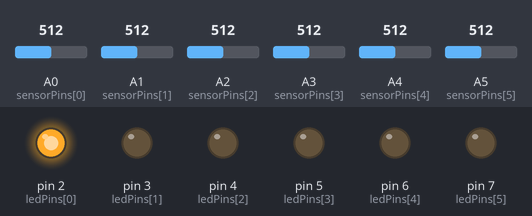
The sketch below on a simulated Arduino Uno, built with avr-gcc and run on an emulated ATmega328P. Shown: output pins drawn as LEDs (lit = HIGH). The inputs (shaded band) are chosen by the test bench; at power-on: A0 (sensorPins[0]) = 512, A1 (sensorPins[1]) = 512, A2 (sensorPins[2]) = 512, A3 (sensorPins[3]) = 512, A4 (sensorPins[4]) = 512, A5 (sensorPins[5]) = 512. What the sketch prints to the serial monitor is not drawn.

Above: at 0.12 s.
At 1.01 s:
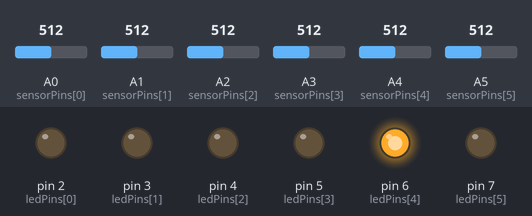
At 1.8 s:
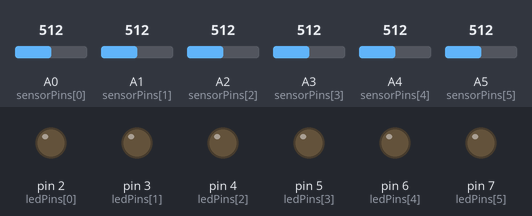
At 2.68 s:
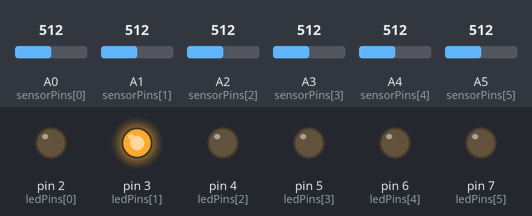
At 3.57 s:
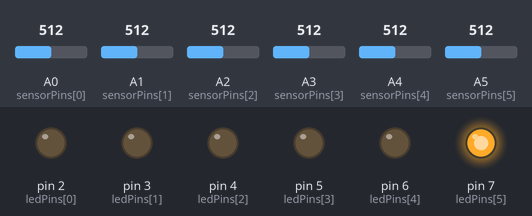
At 5.24 s:
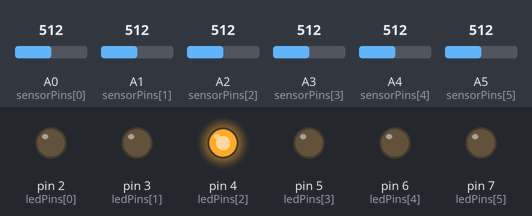
Timing chart, 0 to 5.5 s (numbered marks = the images above):
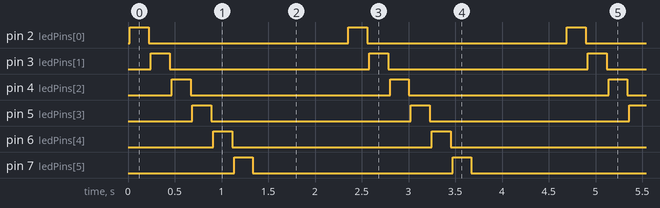

Measured:
- by itself, pin 2 (ledPins[0]), pin 3 (ledPins[1]), pin 4 (ledPins[2]), pin 5 (ledPins[3]), pin 6 (ledPins[4]), pin 7 (ledPins[5]): alternates HIGH for 0.20 s and LOW for 2.1 s
- by itself, everything shown: repeats every 2.3 s, in 7 steps

The sketch:

glucose_sensor.ino
```cpp
/*
  Glucose Optical Sensor - Reference Firmware

  Reconstructed from the documented six-channel
  optical acquisition methodology.

  IMPORTANT:
  - Pin assignments below are proposed, not verified.
  - Check actual wiring and electrical limits.
  - Not a clinical glucose-monitoring device.
*/

const byte NUM_CHANNELS = 6;

const byte ledPins[NUM_CHANNELS] = {
  2, 3, 4, 5, 6, 7
};

const byte sensorPins[NUM_CHANNELS] = {
  A0, A1, A2, A3, A4, A5
};

const int wavelengths[NUM_CHANNELS] = {
  420, 460, 520, 570, 610, 630
};

const byte SAMPLES_PER_CHANNEL = 20;

float readChannel(byte channel) {
  long total = 0;

  for (byte i = 0; i < NUM_CHANNELS; i++) {
    digitalWrite(ledPins[i], LOW);
  }

  delay(20);

  digitalWrite(ledPins[channel], HIGH);
  delay(100);

  for (byte sample = 0; sample < SAMPLES_PER_CHANNEL; sample++) {
    total += analogRead(sensorPins[channel]);
    delay(5);
  }

  digitalWrite(ledPins[channel], LOW);

  return float(total) / SAMPLES_PER_CHANNEL;
}

void setup() {
  Serial.begin(9600);

  for (byte i = 0; i < NUM_CHANNELS; i++) {
    pinMode(ledPins[i], OUTPUT);
    digitalWrite(ledPins[i], LOW);
  }

  Serial.println(
    "raw_420,raw_460,raw_520,raw_570,raw_610,raw_630"
  );
}

void loop() {
  for (byte channel = 0; channel < NUM_CHANNELS; channel++) {
    float reading = readChannel(channel);

    Serial.print(reading, 2);

    if (channel < NUM_CHANNELS - 1) {
      Serial.print(",");
    }
  }

  Serial.println();
  delay(1000);
}
```
